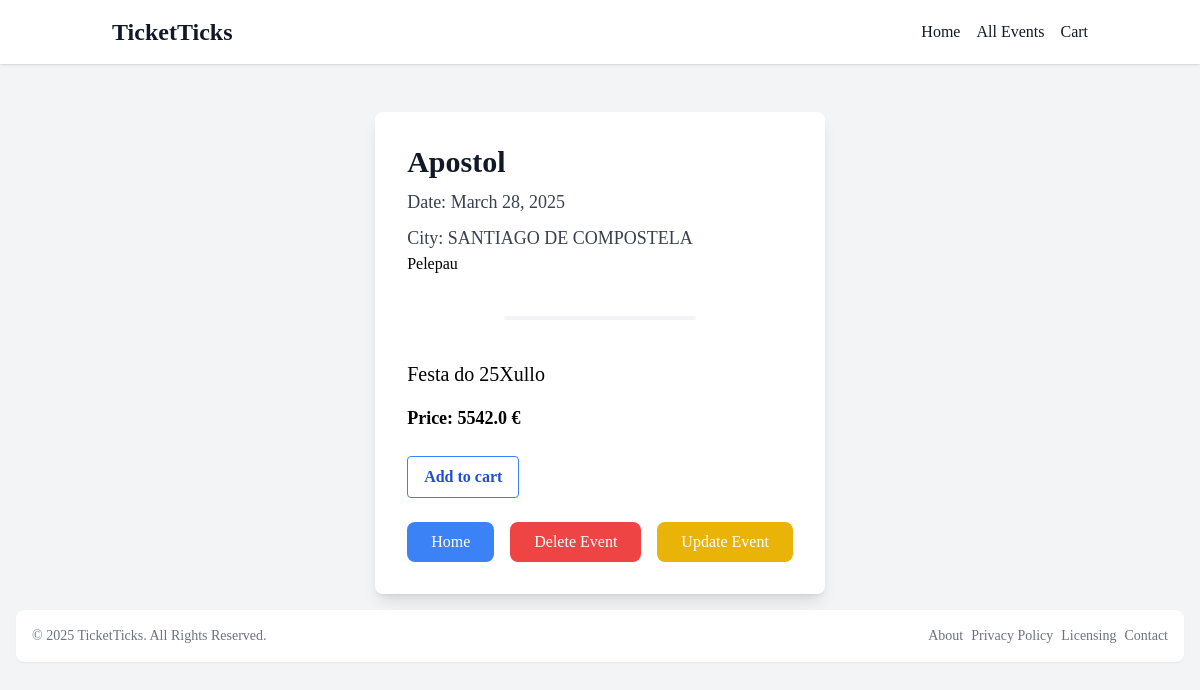
Page /detail/apostol on the committed database.
### events/models.py (models this page shows, shortened)
class Event(models.Model):
    title = models.CharField(max_length=150)
    city = models.CharField(max_length=150)
    date = models.DateField()
    logo = models.ImageField(upload_to='logos',blank=True,null=True)
    artist = models.ForeignKey(Artist, on_delete=models.CASCADE,null=True,related_name='events')
    slug = models.SlugField(unique=True,blank=True)
    description = models.TextField(max_length=250)
    ticket_price = models.FloatField()
    def get_absolute_url(self):
        return reverse("event-detail", args={self.slug})

class Artist(models.Model):
    name = models.CharField(max_length=150)
    genre = models.CharField(max_length=150)
    picture = models.ImageField(upload_to='artists')
    songs = models.TextField(max_length=400)
    def __str__(self):
        return self.name
    def get_absolute_url(self):
         return reverse("artist-detail", args=[self.pk])

### events/views.py (the view)
# urls.py: path('detail/<slug:slug>',views.EventDetailView.as_view(),name='event-detail'),
class EventDetailView(DetailView):
    template_name = 'events/event_detail.html'
    model = Event
    def get_context_data(self,**kwargs):
        context = super().get_context_data(**kwargs)
        event = context['event']
        cart = self.request.session.get('cart')
        is_in_cart = False
        if cart is None:
            is_in_cart = False
        else:
            is_in_cart = event.id in cart
        context['in_cart'] = is_in_cart
        return context

### theme/templates/events/event_detail.html (shortened to what this page needs)
{% extends 'events/base.html' %} {%block title%} {{event.title}} {% endblock %}
{% block content %}
<div class="flex justify-center bg-gray-100 mt-12">
	<div
		class="max-w-4xl mx-auto px-4 sm:px-6 lg:px-8 py-8 bg-white rounded-lg shadow-lg"
	>
		<div class="mb-6">
			<h2 class="text-3xl font-bold text-gray-900">{{ event.title }}</h2>
			<p class="text-lg text-gray-700 mt-2">Date: {{ event.date }}</p>
			<p class="text-lg text-gray-700 mt-2">City: {{ event.city }}</p>
			<a
				class="group text-dark-500 transition-all duration-300 ease-in-out mt-2"
				href="{{event.artist.get_absolute_url}}"
				><span
					class="bg-left-bottom bg-gradient-to-r from-blue-500 to-blue-500 bg-[length:0%_2px] bg-no-repeat group-hover:bg-[length:100%_2px] transition-all duration-500 ease-out mt-2"
					>{{event.artist}}</span
				></a
			>
			<hr
				class="w-48 h-1 mx-auto my-4 bg-gray-100 border-0 rounded-sm md:my-10 dark:bg-gray-700"
			/>
			<p class="text-xl">{{ event.description }}</p>
			<p class="text-lg font-semibold mt-4">
				Price: {{ event.ticket_price }} €
			</p>
		</div>
		<div class="my-6">
			<form action="{% url 'cart' %}" method="post">
				<button
					type="submit"
					class="w-full sm:w-auto bg-transparent hover:bg-blue-500 text-blue-700 font-semibold hover:text-white py-2 px-4 border border-blue-500 hover:border-transparent rounded transition duration-300"
				>
					{% if in_cart %} Remove from cart
					<i class="fa-solid fa-ticket"></i>
					{% else %} Add to cart {% endif %}
				</button>
			</form>
		</div>
		<div class="flex flex-wrap space-x-4 mt-6">
			<a
				href="/"
				class="w-full sm:w-auto bg-blue-500 text-white px-6 py-2 rounded-lg text-center hover:bg-blue-700 transition duration-300"
				>Home</a
			>
			<a
				href="{{ event.get_absolute_url }}/delete"
				class="w-full sm:w-auto bg-red-500 text-white px-6 py-2 rounded-lg text-center hover:bg-red-700 transition duration-300"
				>Delete Event</a
			>
			<a
				href="{{ event.get_absolute_url }}/update"
				class="w-full sm:w-auto bg-yellow-500 text-white px-6 py-2 rounded-lg text-center hover:bg-yellow-700 transition duration-300"
				>Update Event</a
			>
		</div>
	</div>
</div>
{% endblock %}

### rows in the picture
Event: title "Apostol", date "March 28, 2025", city "SANTIAGO DE COMPOSTELA", artist "Pelepau", description "Festa do 25Xullo", ticket_price "5542.0"
